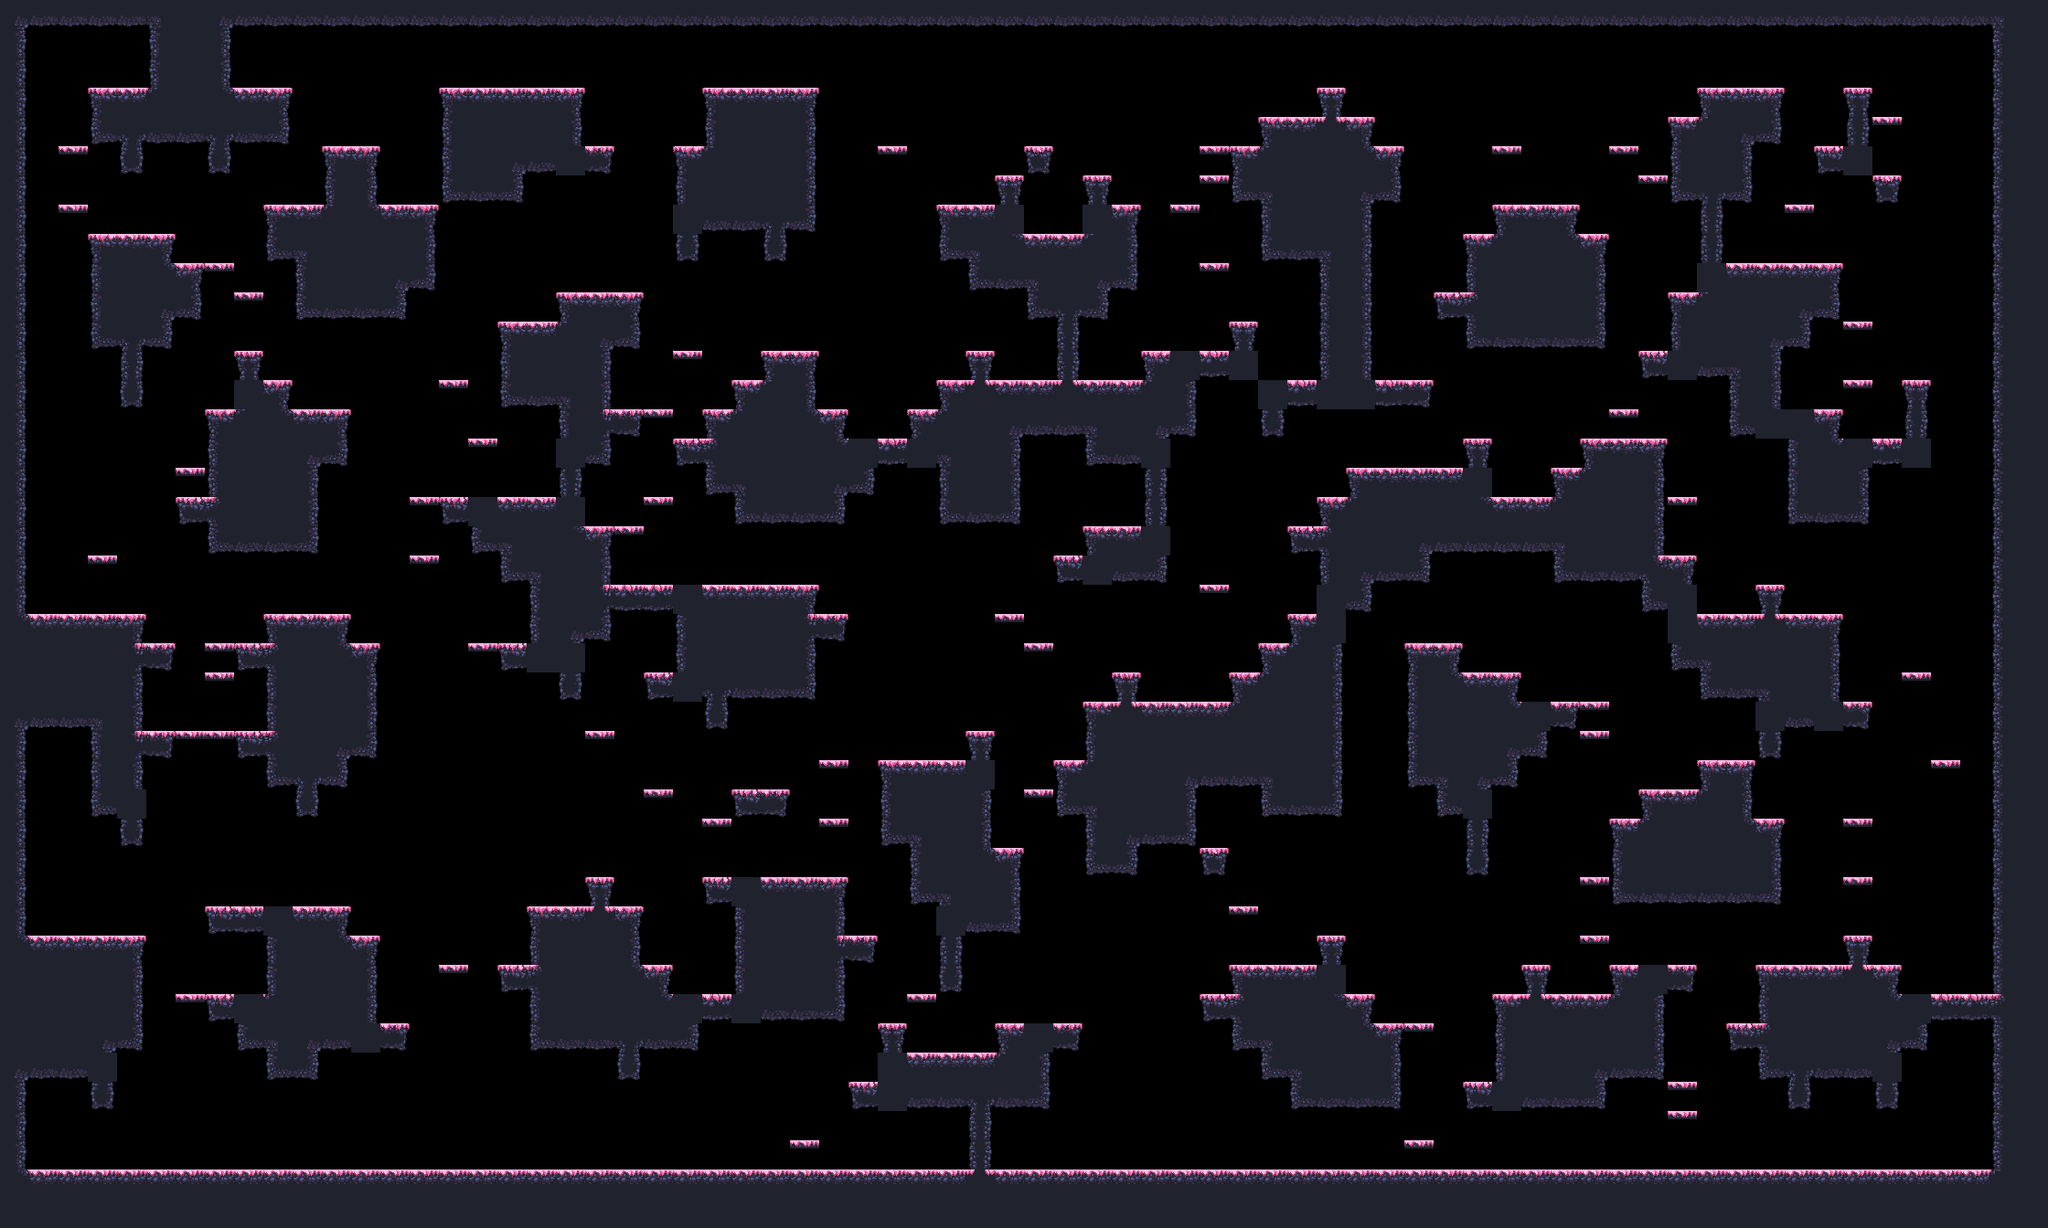

Tiled map render using the project's own tile images. Description and the map definition, with tile-layer contents summarised, below:
An orthogonal 70x42 tile map with 32x32 px tiles, 1 tile layer (main) and 17 objects (9x spawn, spawnPlayer0, spawnCrown0, spawnPlayer1, spawnCrown1, ...).

<map compressionlevel="0" height="42" infinite="0" nextlayerid="3" nextobjectid="4" orientation="orthogonal" renderorder="right-down" tiledversion="1.3.2" tileheight="32" tilewidth="32" version="1.2" width="70">
 <tileset firstgid="1" source="forest_spring_tile_set.tsx" />
 <layer height="42" id="1" name="main" width="70">
  <data>[2940 cells, 1267 non-empty, 26 distinct tile ids]</data>
 </layer>
 <objectgroup id="2" name="objects"><object id="1" name="spawnPlayer0" x="192" y="208.0" /><object id="2" name="spawnCrown0" x="96" y="208.0" /><object id="3" name="spawnPlayer1" x="1824" y="80.0" /><object id="4" name="spawnCrown1" x="2016" y="240.0" /><object id="5" name="spawnPlayer2" x="64" y="1232.0" /><object id="6" name="spawnCrown2" x="192" y="1232.0" /><object id="7" name="spawnPlayer3" x="2112" y="1232.0" /><object id="8" name="spawnCrown3" x="2144" y="1232.0" /><object id="9" name="spawn" x="544" y="1232.0" /><object id="10" name="spawn" x="384" y="624.0" /><object id="11" name="spawn" x="2112" y="1040.0" /><object id="12" name="spawn" x="1632" y="688.0" /><object id="13" name="spawn" x="704" y="1232.0" /><object id="14" name="spawn" x="1344" y="1008.0" /><object id="15" name="spawn" x="544" y="496.0" /><object id="16" name="spawn" x="2080" y="1008.0" /><object id="17" name="spawn" x="1376" y="1008.0" /></objectgroup></map>
